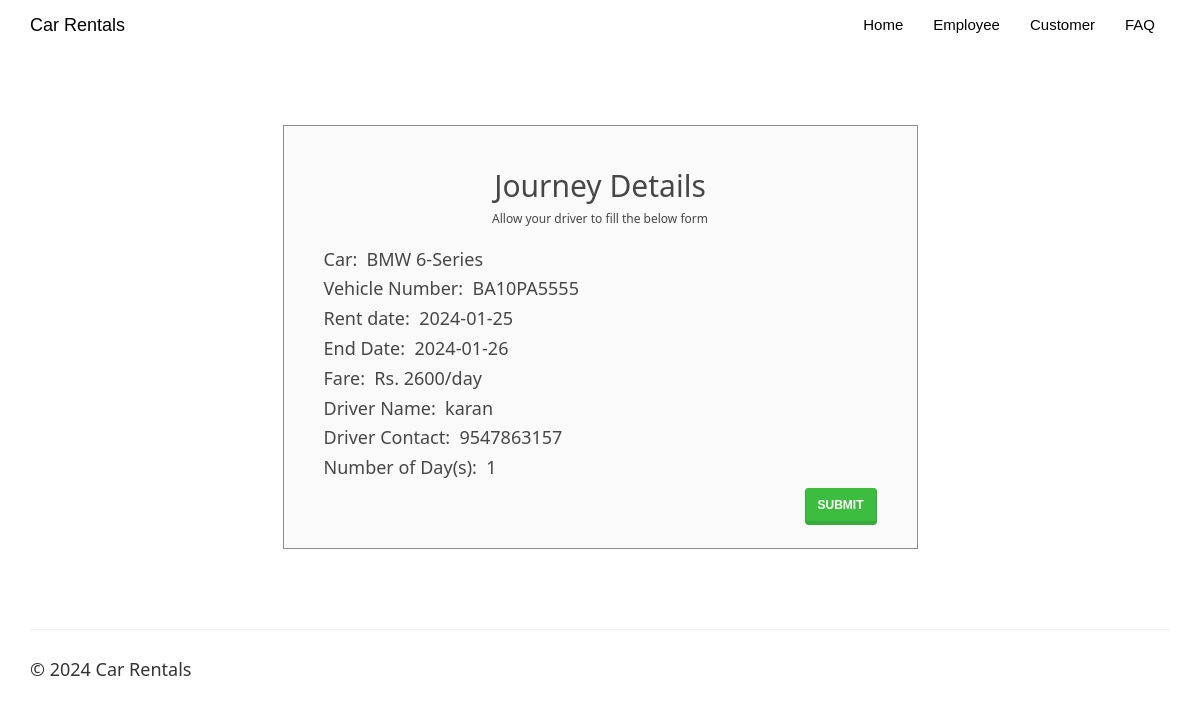
Screenshot of /returncar.php?id=574681258 with the database file from the repository.
### tables this page shows
CREATE TABLE IF NOT EXISTS `rentedcars` (
`id` int(100) NOT NULL,
  `customer_username` varchar(50) NOT NULL,
  `car_id` int(20) NOT NULL,
  `driver_id` int(20) NOT NULL,
  `booking_date` date NOT NULL,
  `rent_start_date` date NOT NULL,
  `rent_end_date` date NOT NULL,
  `car_return_date` date DEFAULT NULL,
  `fare` double NOT NULL,
  `charge_type` varchar(25) NOT NULL DEFAULT 'days',
  `distance` double DEFAULT NULL,
  `no_of_days` int(50) DEFAULT NULL,
  `total_amount` double DEFAULT NULL,
  `return_status` varchar(10) NOT NULL
);

CREATE TABLE IF NOT EXISTS `cars` (
`car_id` int(20) NOT NULL,
  `car_name` varchar(50) NOT NULL,
  `car_nameplate` varchar(50) NOT NULL,
  `car_img` varchar(50) DEFAULT 'NA',
  `ac_price` float NOT NULL,
  `non_ac_price` float NOT NULL,
  `ac_price_per_day` float NOT NULL,
  `non_ac_price_per_day` float NOT NULL,
  `car_availability` varchar(10) NOT NULL
);

CREATE TABLE IF NOT EXISTS `driver` (
`driver_id` int(20) NOT NULL,
  `driver_name` varchar(50) NOT NULL,
  `dl_number` varchar(50) NOT NULL,
  `driver_phone` varchar(15) NOT NULL,
  `driver_address` varchar(50) NOT NULL,
  `driver_gender` varchar(10) NOT NULL,
  `client_username` varchar(50) NOT NULL,
  `driver_availability` varchar(10) NOT NULL
);

### returncar.php (the view, shortened to what this page needs)
<!DOCTYPE html>
<html>
<?php
$conn = Connect();
?>
<head>
<link rel="stylesheet" href="assets/bootstrap/css/bootstrap.min.css">
<link rel="stylesheet" href="assets/fonts/font-awesome.min.css">
    <link rel="stylesheet" href="assets/w3css/w3.css">
<link rel="stylesheet" type="text/css" href="assets/css/customerlogin.css">
<link rel="stylesheet" type="text/css" media="screen" href="assets/css/clientpage.css" />
</head>
<body id="page-top" data-spy="scroll" data-target=".navbar-fixed-top">
    <nav class="navbar navbar-custom navbar-fixed-top" role="navigation" style="color: black">
        <div class="container">
            <div class="navbar-header">
                <a class="navbar-brand page-scroll" href="index.php">
                   Car Rentals </a>
            </div>
            <?php
                if(isset($_SESSION['login_client'])){
            ?>
            <div class="collapse navbar-collapse navbar-right navbar-main-collapse">
                <ul class="nav navbar-nav">
                    <li>
                        <a href="index.php">Home</a>
                    </li>
                    <li>
                        <a href="#"><span class="glyphicon glyphicon-user"></span> Welcome <?php echo $_SESSION['login_client']; ?></a>
                    </li>
                    <li>
                    <ul class="nav navbar-nav navbar-right">
            <li><a href="#" class="dropdown-toggle active" data-toggle="dropdown" role="button" aria-haspopup="true" aria-expanded="false"><span class="glyphicon glyphicon-user"></span> Control Panel <span class="caret"></span> </a>
                <ul class="dropdown-menu">
              <li> <a href="entercar.php">Add Car</a></li>
              <li> <a href="enterdriver.php"> Add Driver</a></li>
              <li> <a href="clientview.php">View</a></li>
            </ul>
            </li>
          </ul>
                    </li>
                    <li>
                        <a href="logout.php"><span class="glyphicon glyphicon-log-out"></span> Logout</a>
                    </li>
                </ul>
            </div>
            <?php
            }
                else {
            ?>
            <div class="collapse navbar-collapse navbar-right navbar-main-collapse">
                <ul class="nav navbar-nav">
                    <li>
                        <a href="index.php">Home</a>
                    </li>
                    <li>
                        <a href="clientlogin.php">Employee</a>
                    </li>
                    <li>
                        <a href="customerlogin.php">Customer</a>
                    </li>
                    <li>
                        <a href="#"> FAQ </a>
                    </li>
                </ul>
            </div>
                <?php   }
                ?>
        </div>
    </nav>
<?php
function dateDiff($start, $end) {
    $start_ts = strtotime($start);
    $end_ts = strtotime($end);
    $diff = $end_ts - $start_ts;
    return round($diff / 86400);
}
 $id = $_GET["id"];
 $sql1 = "SELECT c.car_name, c.car_nameplate, rc.rent_start_date, rc.rent_end_date, rc.fare, rc.charge_type, d.driver_name, d.driver_phone
 FROM rentedcars rc, cars c, driver d
 WHERE id = '$id' AND c.car_id=rc.car_id AND d.driver_id = rc.driver_id";
 $result1 = $conn->query($sql1);
 if (mysqli_num_rows($result1) > 0) {
    while($row = mysqli_fetch_assoc($result1)) {
        $car_name = $row["car_name"];
        $car_nameplate = $row["car_nameplate"];
        $driver_name = $row["driver_name"];
        $driver_phone = $row["driver_phone"];
        $rent_start_date = $row["rent_start_date"];
        $rent_end_date = $row["rent_end_date"];
        $fare = $row["fare"];
        $charge_type = $row["charge_type"];
        $no_of_days = dateDiff("$rent_start_date", "$rent_end_date");
    }
}
?>
    <div class="container" style="margin-top: 65px;" >
    <div class="col-md-7" style="float: none; margin: 0 auto;">
      <div class="form-area">
        <form role="form" action="printbill.php?id=<?php echo $id ?>" method="POST">
        <br style="clear: both">
          <h3 style="margin-bottom: 5px; text-align: center; font-size: 30px;"> Journey Details </h3>
          <h6 style="margin-bottom: 25px; text-align: center; font-size: 12px;"> Allow your driver to fill the below form </h6>
           <h5> Car:&nbsp;  <?php echo($car_name);?></h5>
           <h5> Vehicle Number:&nbsp;  <?php echo($car_nameplate);?></h5>
           <h5> Rent date:&nbsp;  <?php echo($rent_start_date);?></h5>
           <h5> End Date:&nbsp;  <?php echo($rent_end_date);?></h5>
           <h5> Fare:&nbsp;  Rs. <?php
            if($charge_type == "days"){
                    echo ($fare . "/day");
                } else {
                    echo ($fare . "/km");
                }
            ?>
            </h5>
           <h5> Driver Name:&nbsp;  <?php echo($driver_name);?></h5>
           <h5> Driver Contact:&nbsp;  <?php echo($driver_phone);?></h5>
          <?php if($charge_type == "km") { ?>
          <div class="form-group">
            <input type="text" class="form-control" id="distance_or_days" name="distance_or_days" placeholder="Enter the distance travelled (in km)" required="" autofocus>
          </div>
          <?php }  else { ?>
            <h5> Number of Day(s):&nbsp;  <?php echo($no_of_days);?></h5>
          <?php } ?>
           <input type="submit" name="submit" value="submit" class="btn btn-success pull-right">
        </form>
      </div>
    </div>
    </div>
</body>
<footer class="site-footer">
        <div class="container">
            <hr>
            <div class="row">
                <div class="col-sm-6">
                    <h5>© <?php echo date("Y"); ?> Car Rentals</h5>
                </div>
            </div>
        </div>
    </footer>
</html>

### assets/w3css/w3.css (style rules this page uses)
*,*:before,*:after { box-sizing:inherit }
html { -ms-text-size-adjust:100%;-webkit-text-size-adjust:100% }
body { margin:0 }
article,aside,details,figcaption,figure,footer,header,main,menu,nav,section,summary { display:block }
a { background-color:transparent;-webkit-text-decoration-skip:objects }
hr { box-sizing:content-box;height:0;overflow:visible }
button,input,select,textarea { font:inherit;margin:0 }
button,input { overflow:visible }
button,html [type=button],[type=reset],[type=submit] { -webkit-appearance:button }
html,body { font-family:Verdana,sans-serif;font-size:15px;line-height:1.5 }
html { overflow-x:hidden }
h3 { font-size:24px }
h5 { font-size:18px }
h6 { font-size:16px }
h1,h2,h3,h4,h5,h6 { font-family:"Segoe UI",Arial,sans-serif;font-weight:400;margin:10px 0 }
hr { border:0;border-top:1px solid #eee;margin:20px 0 }
a { color:inherit }

### assets/css/customerlogin.css (style rules this page uses)
body, html { height: 100%; }
body { padding-top: 50px; background-size: 100%; }
footer { display: block; }

### rows the page displays
rentedcars: car.car_name "BMW 6-Series", car.car_nameplate "BA10PA5555", rent_start_date "2024-01-25", rent_end_date "2024-01-26", fare "2600", driver.driver_name "karan", driver.driver_phone "9547863157", no_of_days "1"
